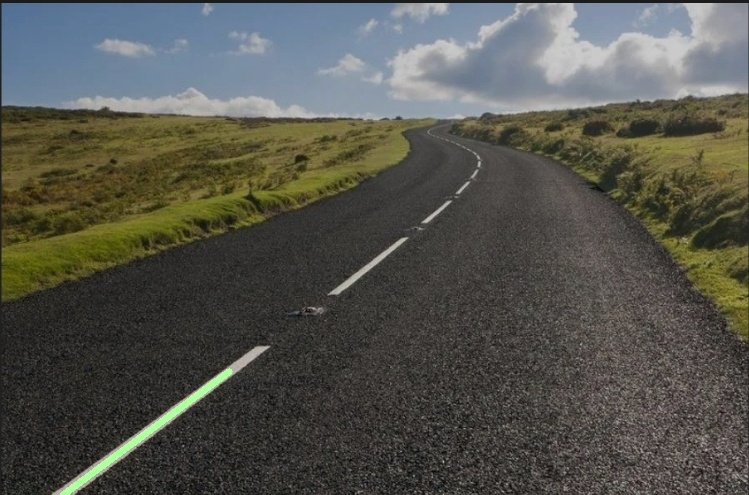
#> input picture Road Lane Detection/Test Images/output.jpg, 749 x 495 px
$ python Lane_detection.py --image 'Test Images/output.jpg' --video 'Test Images/output.jpg'
#> lines starting #> are read from the running program, lines starting #| are printed output that depends on the picture; after the words box and inside, x2 and y2 are one past the last pixel; in counts of white or black regions, pixels touching at a corner belong together
import argparse
import cv2 as cv
from matplotlib import pyplot as plt
import numpy as np


#Getting the area where we want to Detect Lane Line
def region_of_interest(img, vertices):
    mask = np.zeros_like(img)
    cv.fillPoly(mask, vertices, 255)
    masked_image = cv.bitwise_and(img, mask)
    return masked_image

def make_line_points(y1, y2, line):
    if line is None:
        return line
    slope, intercept = line
    x1 = int((y1 - intercept) / slope)
    x2 = int((y2 - intercept) / slope)
    return [[x1, y1, x2, y2]]


#Draw Line on a Line Image with same Size as original Frame
def draw_line(line_img,lines):
    if lines is None:
        return line_img
    if len(lines)==0:
        return line_img
    slope_threshold=0.5
    slopes=[]
    new_lines=[]
    for line in lines:
        x1,y1,x2,y2=line[0]
        if x2-x1==0:
            slope=99 #infinite
        else:
            slope=(y2-y1)/(x2-x1)

        if abs(slope)>slope_threshold:
            slopes.append(slope)
            new_lines.append(line)

    lines=new_lines

    #For Detecting Left and Right Side Lane (Single Average Line)
    right_line=[]
    right_weight=[]
    left_line=[]
    left_weight=[]
    for i,line in enumerate(lines):
        x1,y1,x2,y2=line[0]
        img_x_center=line_img.shape[1]/2
        intercept=y1-slopes[i]*x1
        length=np.sqrt((y2-y1)**2+(x2-x1)**2)
        if slopes[i]<0 and x1<img_x_center and x2<img_x_center:
            left_line.append((slopes[i],intercept))
            left_weight.append(length)
        elif slopes[i]>0 and x1>img_x_center and x2>img_x_center:
            right_line.append((slopes[i],intercept))
            right_weight.append(length)
    left_lane = np.dot(left_weight, left_line) / np.sum(left_weight) if left_weight else None
    right_lane = np.dot(right_weight, right_line) / np.sum(right_weight) if right_weight else None

    height=line_img.shape[0]
    y1 = height
    y2 = int(height * 0.75)

    left_line = make_line_points(y1, y2, left_lane)
    right_line = make_line_points(y1, y2, right_lane)

    for line in [left_line,right_line]:
        if line:
            x1,y1,x2,y2=line[0]
            cv.line(line_img,(x1,y1),(x2,y2),(0,255,0),5)
    return line_img

#Detecct Lane for Frame Or for Images
def Detect_lane_frame(img):

    #Convert image in BGR to Gray
    gray=cv.cvtColor(img,cv.COLOR_BGR2GRAY)

    #Perform blur operation to clear noise in our frame
    smoothed_image=cv.GaussianBlur(gray,(5,5),0)

    #ret,thresh=cv.threshold(smoothed_image,200,255,cv.THRESH_BINARY)

    #Detect edges where color intensity changes
    edges=cv.Canny(smoothed_image,50,150)


    height, width = edges.shape
    roi_vertices = [
        (0, height),
        (width // 2, height // 2),
        (width, height),
    ]
    cropped_edges=region_of_interest(edges,np.array([roi_vertices], np.int32))

    #Find all lines associated with image to find the lanes
    lines=cv.HoughLinesP(cropped_edges,rho=1.5, theta=np.pi/180, threshold=100, minLineLength=10, maxLineGap=5)
    line_img=np.zeros_like(img)
    line_img=draw_line(line_img,lines)
    combine_image=cv.addWeighted(img,0.8,line_img,1,0.0)

    return combine_image

#Detect lane for video or live cam and store it in output file
def Detect_Lane(cap,output):
    fourcc=cv.VideoWriter_fourcc(*'XVID')
    out=cv.VideoWriter(output,fourcc,20.0,(640,640))
    while cap.isOpened():
        ret,frame=cap.read()
        if ret:
            Detected_frame=Detect_lane_frame(frame)
            out.write(Detected_frame)
            cv.imshow('frame',Detected_frame)
            if cv.waitKey(1) & 0xFF == ord('q'):
                break
        else:
            break
    out.release()

#Detect lane in a given single images file
def Detect_image(input,output):
#> called with input = 'Test Images/output.jpg', output = 'output.jpg'
    Detected_image=Detect_lane_frame(cv.imread(input))
#> in Detect_lane_frame, `gray=cv.cvtColor(img,cv.COLOR_BGR2GRAY)`:
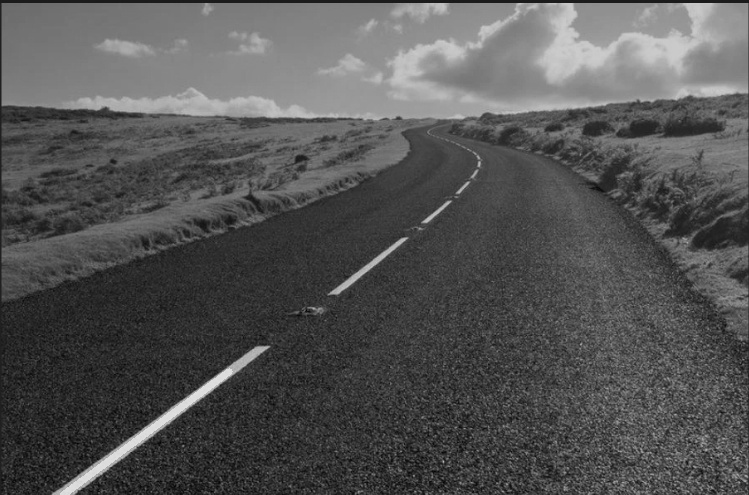
#> gray: shape (495, 749); min 0, max 229, mean 84
#> in Detect_lane_frame, img is the input picture: shape (495, 749, 3); mean B, G, R 77.7, 84.8, 84.6
#> in Detect_lane_frame, `edges=cv.Canny(smoothed_image,50,150)`:
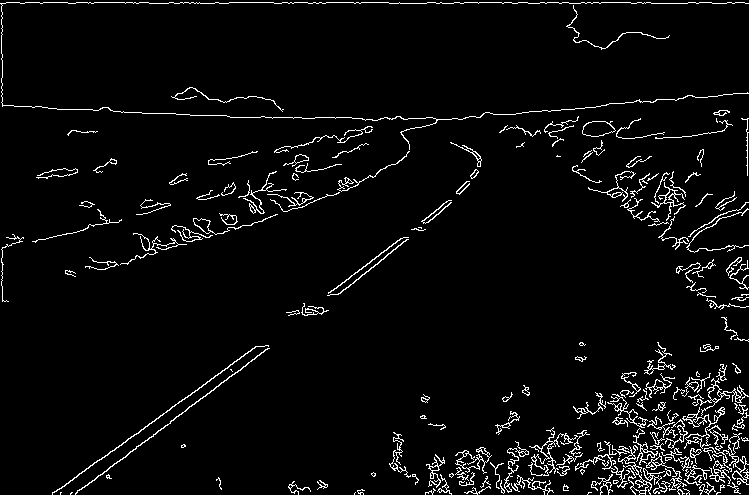
#> edges: shape (495, 749); 4.1% white in thin lines or dots
#> in region_of_interest, `cv.fillPoly(mask, vertices, 255)`:
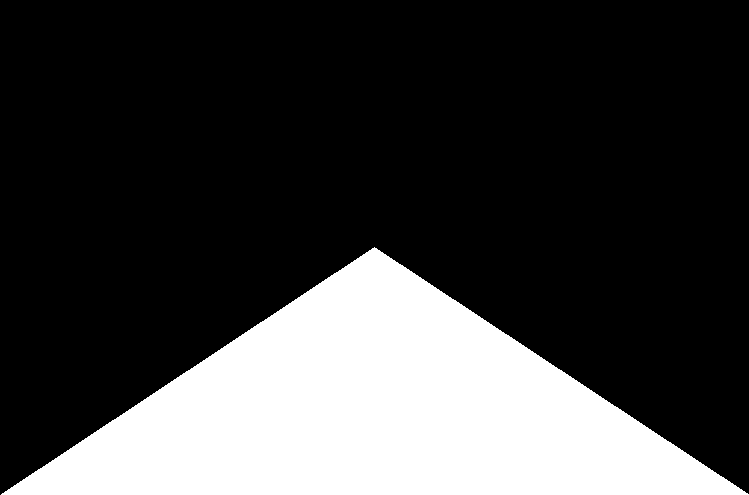
#> mask: shape (495, 749); 25.1% white; 1 white region, box (x1, y1, x2, y2) and area: (1, 247, 749, 495) 93003
#> in region_of_interest, `masked_image = cv.bitwise_and(img, mask)`:
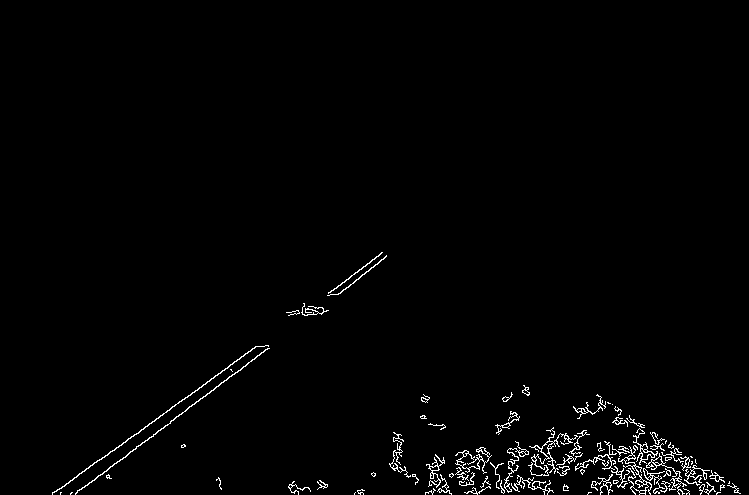
#> masked_image: shape (495, 749); 1.5% white in thin lines or dots, all inside (x1, y1, x2, y2) = (52, 252, 741, 495)
#> in Detect_lane_frame, `lines=cv.HoughLinesP(cropped_edges,rho=1.5, theta=np.pi/180, threshold..`: lines = 86 rows, first 6: [101, 459, 257, 346], [75, 494, 268, 348], [696, 484, 709, 484], [496, 485, 532, 485], [553, 466, 568, 466], [297, 488, 309, 488]
#> the loop in draw_line, `for line in lines:` made 86 passes
#> (x1, y1, x2, y2, slope) on passes 1 to 12: (101, 459, 257, 346, -0.724), (75, 494, 268, 348, -0.756), (696, 484, 709, 484, 0), (496, 485, 532, 485, 0), (553, 466, 568, 466, 0), (297, 488, 309, 488, 0), (659, 487, 678, 487, 0), (603, 464, 613, 464, 0), (720, 485, 734, 485, 0), (128, 453, 267, 348, -0.755), (613, 481, 646, 481, 0), (430, 475, 441, 475, 0)
#> after the loop in draw_line, `for line in lines:`: new_lines = [[[101, 459, 257, 346]], [[75, 494, 268, 348]], [[128, 453, 267, 348]], [[52, 493, 99, 459]], [[54, 492, 255, 346]], [[327, 295, 382, 252]]]; slopes = [-0.724, -0.756, -0.755, -0.723, -0.726, -0.782]
#> in draw_line, `lines=new_lines`: lines has the same summary as new_lines
#> the loop in draw_line, `for i,line in enumerate(lines):` made 6 passes
#> (x1, y1, x2, y2, intercept, length) on passes 1 to 6: (101, 459, 257, 346, 532.2, 192.6), (75, 494, 268, 348, 550.7, 242), (128, 453, 267, 348, 549.7, 174.2), (52, 493, 99, 459, 530.6, 58.01), (54, 492, 255, 346, 531.2, 248.4), (327, 295, 382, 252, 550.7, 69.81)
#> after the loop in draw_line, `for i,line in enumerate(lines):`: left_line = [(-0.724, 532.2), (-0.756, 550.7), (-0.755, 549.7), (-0.723, 530.6), (-0.726, 531.2)]; left_weight = [192.6, 242, 174.2, 58.01, 248.4]; right_line = []
#> in draw_line, `left_lane = np.dot(left_weight, left_line) / np.sum(left_weight) if le..`: left_lane = [-0.739, 540.1]
#> in make_line_points, `slope, intercept = line`: slope = -0.739; intercept = 540.1
#> in make_line_points, `x1 = int((y1 - intercept) / slope)`: x1 = 60
#> in make_line_points, `x2 = int((y2 - intercept) / slope)`: x2 = 228
#> in draw_line, `left_line = make_line_points(y1, y2, left_lane)`: left_line = [[60, 495, 228, 371]]
#> the loop in draw_line, `for line in [left_line,right_line]:` made 2 passes
#> line on pass 2: None
#> after the loop in draw_line, `for line in [left_line,right_line]:`:
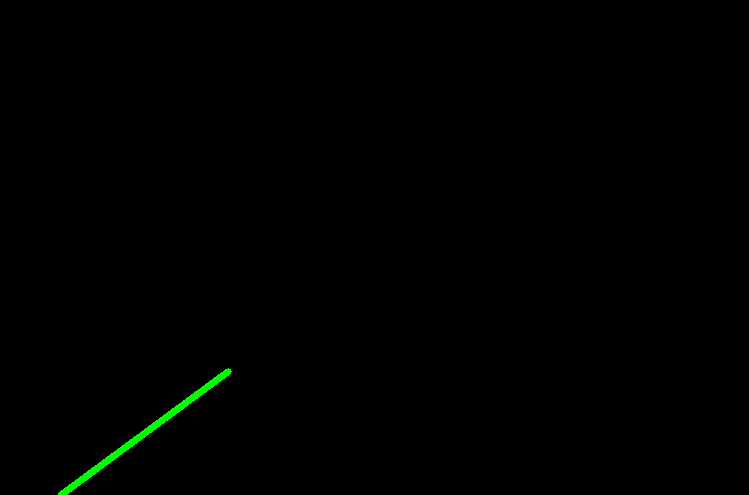
#> line_img: shape (495, 749, 3); mean of channels 0, 1, 2 0, 1, 0; drawn as B, G, R
#> in Detect_lane_frame, `combine_image=cv.addWeighted(img,0.8,line_img,1,0.0)`:
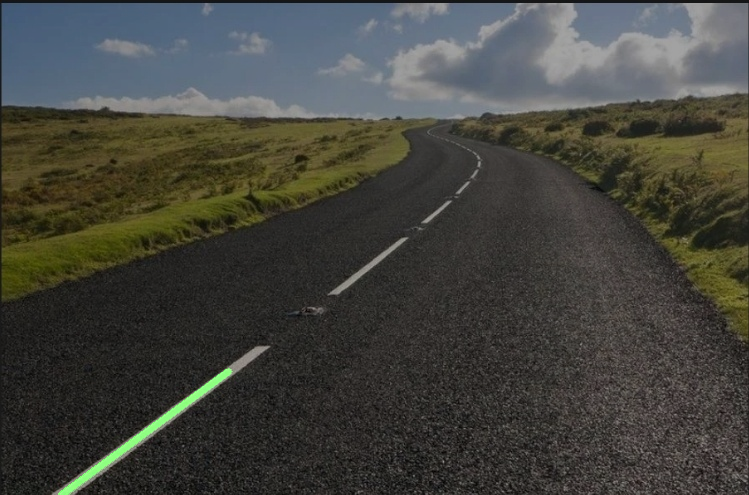
#> combine_image: shape (495, 749, 3); mean B, G, R 62.2, 68.1, 67.7
    cv.imshow("Detecteed_image",Detected_image)
    cv.waitKey(0)
    cv.imwrite(output,Detected_image)

#Detect lane in a given video file
def Detect_video(input,output):
    cap=cv.VideoCapture(input)
    Detect_Lane(cap,output)
    cap.release()

#Detect lane using live camera input
def Detect_live(camera_parameter,output):
    cap=cv.VideoCapture(camera_parameter)
    Detect_Lane(cap,output)
    cap.release()


if __name__=='__main__':
    parser=argparse.ArgumentParser()
    parser.add_argument('-i','--image',help="Input Image File Location or name")
    parser.add_argument('-v','--video',help="Enter Video File Location or Name")
    parser.add_argument('-o','--output',help="Enter Name or Location of output File",default='output')
    parser.add_argument('-c','--camera',help="Enter Camera Parameter",default=0)

    args=parser.parse_args()
    video=args.video
    output=args.output
    image=args.image
    camera_parameter=args.camera

    if image:
        Detect_image(image,output+'.jpg')
    elif video:
        Detect_video(video,output+'.avi')
    else:
        Detect_live(camera_parameter,output+'.avi')
    cv.destroyAllWindows()
